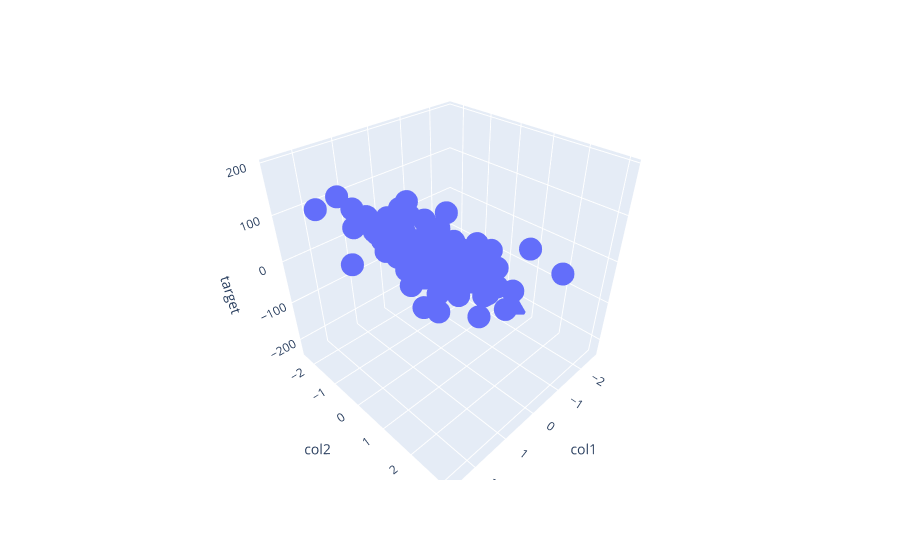

The code cell stored with this chart in its notebook:
### Code cell
fig=px.scatter_3d(df,x='col1',y='col2',z='target')
fig.show()
